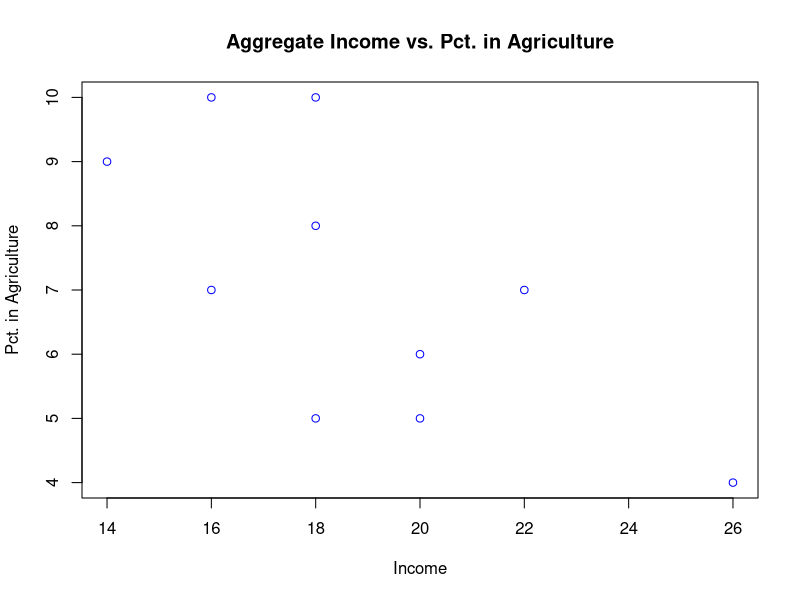

Source code (R):
##################################################
# 
# GEB 6895: Tools for Business Intelligence
#
# Douglas Stigler
#Assignment 4 Answers
# 
# OLS Regression Demo
# Regression with Data Entered Directly into the Script
# 
# Lealand Morin, Ph.D.
# Assistant Professor
# Department of Economics
# College of Business Administration
# University of Central Florida
# 
# September 16, 2019
# 
##################################################
# 
# Calculating_beta_hat gives an example of OLS regression
#   using data entered within this script.
#   It includes exercises to calculate the OLS
#   estimates from direct calculation and optimization.
# 
# Dependencies:
#   None. 
# 
##################################################


##################################################
# Preparing the Workspace
##################################################

# Clear workspace.
rm(list=ls(all=TRUE))

# Set working directory.
# wd_path <- '/path/to/your/folder' 
# Not required, since this program does not interact with other files.

# setwd(wd_path)

# No libraries required.
# Otherwise would have a command like the following.
# library(name_of_R_package)


##################################################
# Enter the dataset and run regression
##################################################

# Enter the numbers in the dataset.
income_data  <- c(14, 18, 18, 16, 16, 26, 20, 18, 20, 22)
agg_pct_data <- c(9, 10, 8, 7, 10, 4, 5, 5, 6, 7)
agg_data <- data.frame(income = income_data, 
                       agg_pct = agg_pct_data)

# Inspect the data.
summary(agg_data)

# Plot a scattergraph of income and housing prices. 
plot(agg_data[, 'income'], 
     agg_data[, 'agg_pct'], 
     main = 'Aggregate Income vs. Pct. in Agriculture', 
     xlab = 'Income', 
     ylab = 'Pct. in Agriculture', 
     col = 'blue')



# Estimate a regression model.
lm_model <- lm(data = agg_data, 
                 formula = income ~ agg_pct)

# Output the results to screen.
summary(lm_model)

# Store the slope coefficient. 
beta_1_hat_lm <- NA


##################################################
# Estimating beta from direct calculation
##################################################

# Calculate the estimate of the slope coefficient above. 

y <- agg_data[, 'income']
x <- agg_data[, 'agg_pct']

# ...

beta_1_hat_calc <- NA

# Compare with the output above. 


##################################################
# Estimating beta from solving equations
##################################################

# Part i: Define matrices for normal equations.

X_T_x <- NA

X_T_y <- NA

# Part ii: Solve the equations for beta. 

beta_hat_norm <- NA


##################################################
# Estimating beta from optimization
##################################################

# Part i: Sum of Squared residuals.

# Note that beta is a vector of two coefficients. 

ssr <- function(beta, y, x) {
  
  beta_0 <- beta[1]
  beta_1 <- beta[2]
  
  # ...
  
  ssr <- NA
  
  return(ssr)
}

# Part ii: Plot the SSR function on a graph.

# Draw several lines for fixed values of beta_0, 
# with candidate values of beta_1 on the horizontal axis.

# Verify that the maximum is at the beta_hat estimate.


# Part iii: Optimize the SSR function w.r.t. beta. 

# ...

beta_hat_opt <- NA


# Compare with the output above. 


##################################################
# End
##################################################

